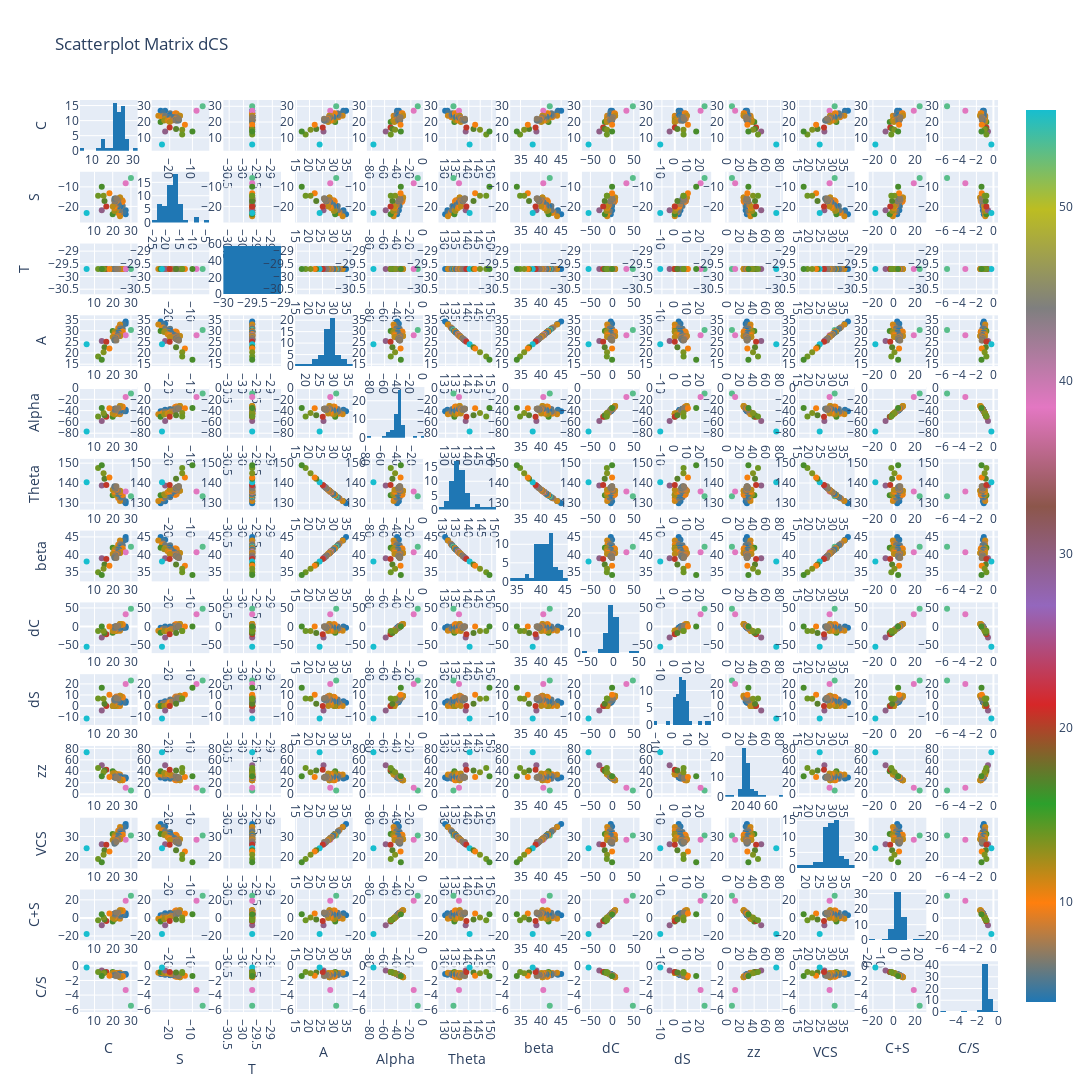

The code cell stored with this chart in its notebook:
### Code cell
figure = ff.create_scatterplotmatrix(
df[['C','S','T','A','Alpha','Theta','beta','dC','dS', 'zz', 'dCS', 'VCS', 'C+S', 'C/S']],
width=2000, height=2000,
diag='histogram',
index='dCS',
title='Scatterplot Matrix dCS')
plot(figure, filename='plotly_scatterplot_dCS.html')
figure.show()
